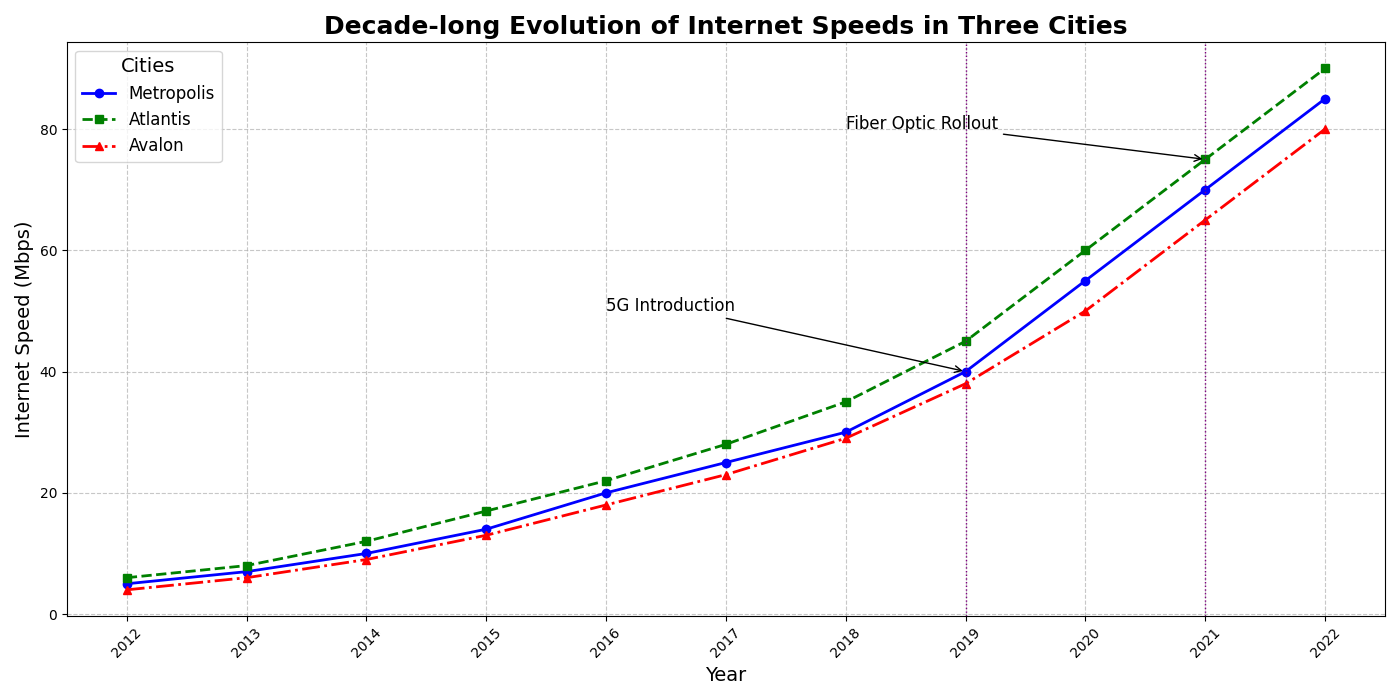

Generate this figure with Python:
import matplotlib.pyplot as plt
import numpy as np

# Backstory: Tracking the increase in Internet speeds across three cities over the past decade.
# Title: "Decade-long Evolution of Internet Speeds in Three Cities"
# Cities: Metropolis, Atlantis, Avalon
# Years: 2012-2022

years = np.arange(2012, 2023)

# Internet speeds (in Mbps) for Metropolis, Atlantis, and Avalon
metropolis_speeds = np.array([5, 7, 10, 14, 20, 25, 30, 40, 55, 70, 85])
atlantis_speeds = np.array([6, 8, 12, 17, 22, 28, 35, 45, 60, 75, 90])
avalon_speeds = np.array([4, 6, 9, 13, 18, 23, 29, 38, 50, 65, 80])

# Create the figure and axis
fig, ax = plt.subplots(figsize=(14, 7))

# Plot each city's internet speed
ax.plot(years, metropolis_speeds, color='blue', marker='o', linestyle='-', linewidth=2, label='Metropolis')
ax.plot(years, atlantis_speeds, color='green', marker='s', linestyle='--', linewidth=2, label='Atlantis')
ax.plot(years, avalon_speeds, color='red', marker='^', linestyle='-.', linewidth=2, label='Avalon')

# Annotating significant changes in speeds
ax.annotate('5G Introduction', xy=(2019, 40), xytext=(2016, 50),
            arrowprops=dict(facecolor='black', arrowstyle='->'), fontsize=12)
ax.annotate('Fiber Optic Rollout', xy=(2021, 75), xytext=(2018, 80),
            arrowprops=dict(facecolor='black', arrowstyle='->'), fontsize=12)

# Highlighting the years when major improvements happened
ax.axvline(x=2019, color='purple', linestyle=':', linewidth=1)
ax.axvline(x=2021, color='purple', linestyle=':', linewidth=1)

# Adding title and labels
ax.set_title("Decade-long Evolution of Internet Speeds in Three Cities", fontsize=18, fontweight='bold', ha='center')
ax.set_xlabel("Year", fontsize=14)
ax.set_ylabel("Internet Speed (Mbps)", fontsize=14)

# Customize x-ticks
ax.set_xticks(years)
ax.set_xticklabels([str(year) for year in years], rotation=45)

# Adding grid and legend
ax.grid(True, linestyle='--', alpha=0.7)
ax.legend(title='Cities', fontsize=12, title_fontsize=14, loc='upper left')

# Automatically adjust layout to prevent overlap
plt.tight_layout()

# Show the plot
plt.show()
